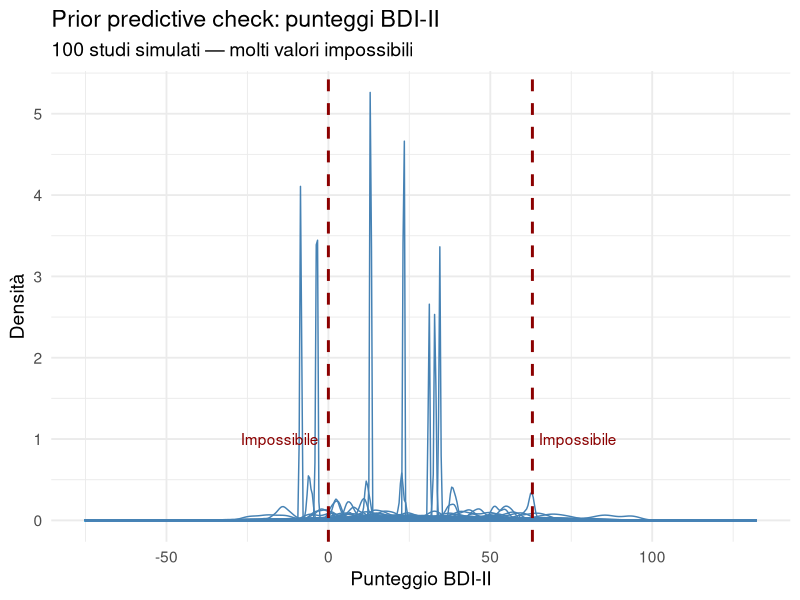
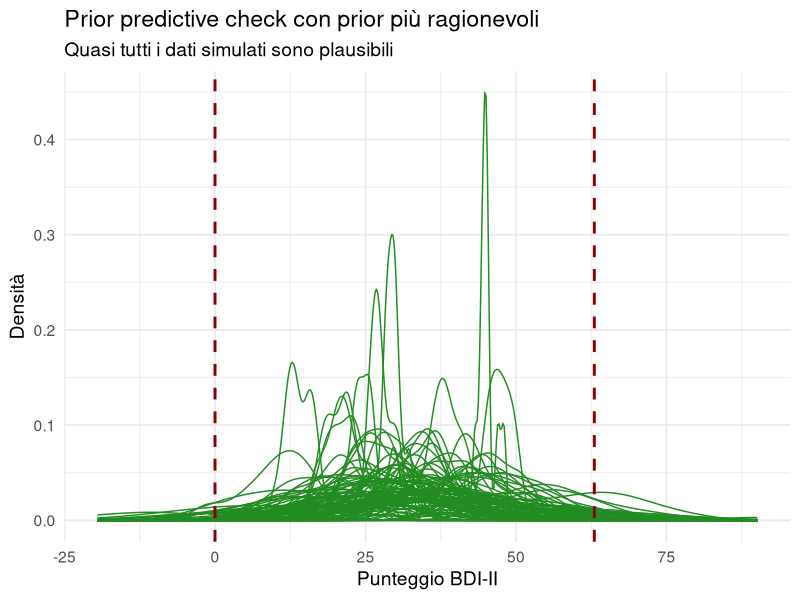
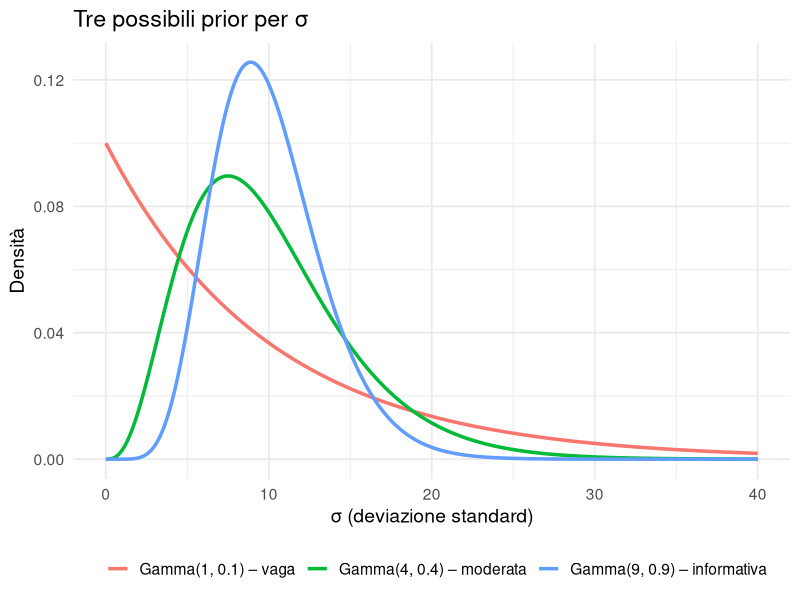
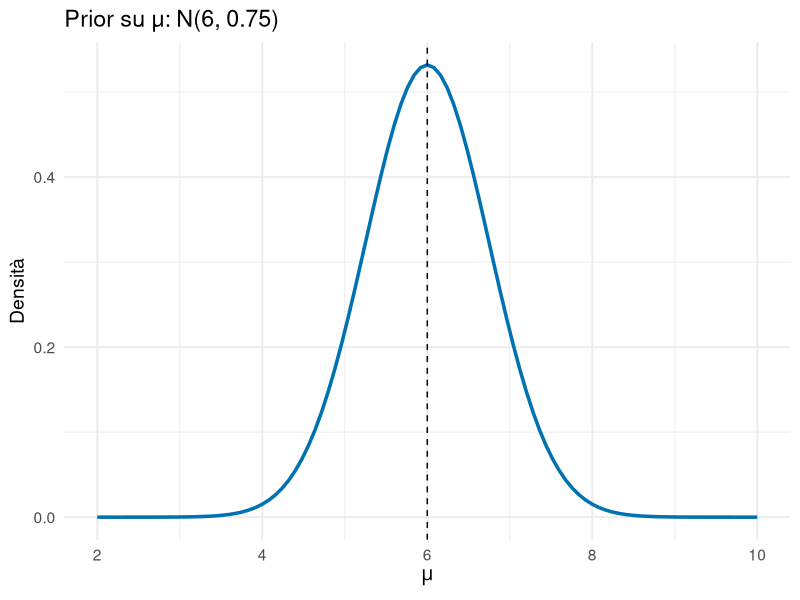
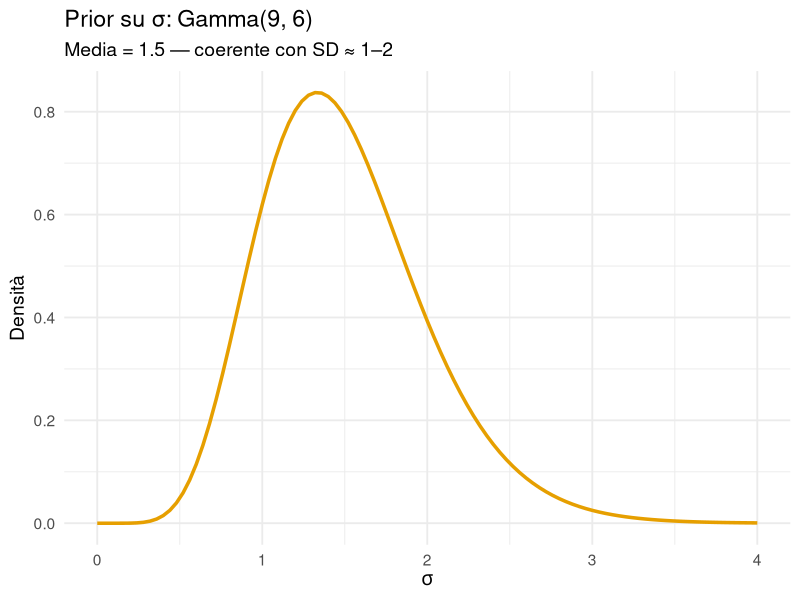
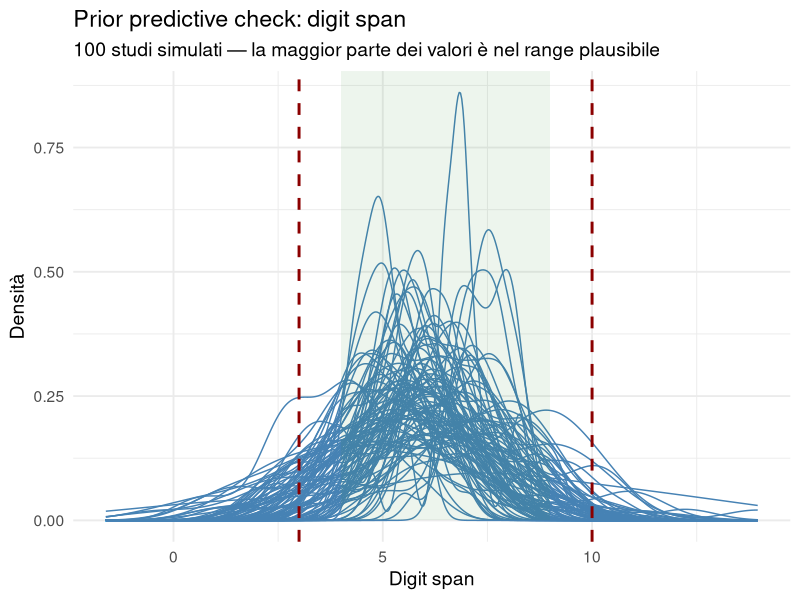

The R source for these figures, in order:
## ---- chunk 1
#| echo: false
library(ggplot2)
library(tidyr)
set.seed(42)
## ---- chunk 2
# Passo 1: Simuliamo UN SOLO studio

# 1. Scegliamo una prior per la media (mu)
mu_sim <- rnorm(n = 1, mean = 30, sd = 20)

# 2. Scegliamo una prior per la deviazione standard (sigma)
sigma_sim <- rexp(n = 1, rate = 0.1)

# 3. Generiamo i dati per 20 pazienti
n_pazienti <- 20
punteggi_simulati <- rnorm(
  n = n_pazienti,
  mean = mu_sim,
  sd = sigma_sim
)
## ---- chunk 3
# Vediamo i primi 6 punteggi
head(punteggi_simulati)
## ---- chunk 4
# Altro studio (altri parametri, altri dati)
mu_sim2 <- rnorm(1, mean = 30, sd = 20)
sigma_sim2 <- rexp(1, rate = 0.1)

punteggi_simulati2 <- rnorm(20, mean = mu_sim2, sd = sigma_sim2)
head(punteggi_simulati2)
## ---- chunk 5
# Numero di studi da simulare
n_sim <- 5000
n_pazienti <- 20

# Prior per mu: Normale(media=30, sd=20)
mu_sim <- rnorm(n_sim, mean = 30, sd = 20)

# Prior per sigma: Esponenziale(rate=0.1)
sigma_sim <- rexp(n_sim, rate = 0.1)

# Creiamo una lista vuota per i dati
dati_sim <- vector("list", n_sim)
## ---- chunk 6
# Riempiamo la lista: ogni elemento è uno studio
for (i in 1:n_sim) {
  dati_sim[[i]] <- rnorm(
    n = n_pazienti,
    mean = mu_sim[i],
    sd = sigma_sim[i]
  )
}

# Esempio: primi 6 punteggi del primo studio
head(dati_sim[[1]])
## ---- chunk 7
#| echo: false

# Scegliamo 100 studi a caso
set.seed(123)
indici_studi <- sample(1:n_sim, 100)

# Prepariamo i dati per ggplot
# Uniamo tutti i punteggi dei 100 studi in un unico dataframe
df_sim <- data.frame(
  valore = unlist(dati_sim[indici_studi]),
  simulazione = rep(1:100, each = n_pazienti)
)

# Grafico: una linea per studio (distribuzione dei punteggi)
ggplot(df_sim, aes(x = valore, group = simulazione)) +
  geom_density(alpha = 0.1, color = "steelblue") +
  geom_vline(xintercept = c(0, 63),
             color = "darkred", linewidth = 1, linetype = "dashed") +
  annotate("text", x = -15, y = 1,
           label = "Impossibile", color = "darkred") +
  annotate("text", x = 77, y = 1,
           label = "Impossibile", color = "darkred") +
  labs(title = "Prior predictive check: punteggi BDI-II",
       subtitle = "100 studi simulati — molti valori impossibili",
       x = "Punteggio BDI-II", y = "Densità") +
  theme_minimal(base_size = 14)
## ---- chunk 8
# Uniamo TUTTI i punteggi di tutti gli studi
tutti_i_valori <- unlist(dati_sim)

# Proporzioni
prop_negativi <- mean(tutti_i_valori < 0)
prop_troppo_alti <- mean(tutti_i_valori > 63)
## ---- chunk 9
cat("Valori < 0:", round(prop_negativi * 100, 1), "%\n")
cat("Valori > 63:", round(prop_troppo_alti * 100, 1), "%\n")
cat("Totale valori impossibili:",
    round((prop_negativi + prop_troppo_alti) * 100, 1), "%\n")
## ---- chunk 10
# Prior più informative
mu_sim_good <- rnorm(n_sim, mean = 32, sd = 8)

# Gamma per sigma: media 10
sigma_sim_good <- rgamma(n_sim, shape = 4, rate = 0.4)

# Simuliamo di nuovo
dati_sim_good <- vector("list", n_sim)
for (i in 1:n_sim) {
  dati_sim_good[[i]] <- rnorm(
    n_pazienti,
    mean = mu_sim_good[i],
    sd = sigma_sim_good[i]
  )
}
## ---- chunk 11
tutti_good <- unlist(dati_sim_good)

cat("Con prior più ragionevoli:\n")
cat("Valori < 0:", round(mean(tutti_good < 0) * 100, 2), "%\n")
cat("Valori > 63:", round(mean(tutti_good > 63) * 100, 2), "%\n")
## ---- chunk 12
#| echo: false

# Scelta indici per confronto
set.seed(123)
idx_sample <- sample(1:n_sim, 100)

df_good <- data.frame(
  valore = unlist(dati_sim_good[idx_sample]),
  simulazione = rep(1:100, each = n_pazienti)
)

ggplot(df_good, aes(x = valore, group = simulazione)) +
  geom_density(alpha = 0.1, color = "forestgreen") +
  geom_vline(xintercept = c(0, 63),
             color = "darkred", linewidth = 1, linetype = "dashed") +
  labs(title = "Prior predictive check con prior più ragionevoli",
       subtitle = "Quasi tutti i dati simulati sono plausibili",
       x = "Punteggio BDI-II", y = "Densità") +
  theme_minimal(base_size = 14)
## ---- chunk 13
#| echo: false

x_sigma <- seq(0, 40, length.out = 300)

df_sigma <- data.frame(
  x = rep(x_sigma, 3),
  y = c(dgamma(x_sigma, 1, 0.1),
        dgamma(x_sigma, 4, 0.4),
        dgamma(x_sigma, 9, 0.9)),
  Prior = rep(c("Gamma(1, 0.1) – vaga",
                "Gamma(4, 0.4) – moderata",
                "Gamma(9, 0.9) – informativa"),
              each = 300)
)

ggplot(df_sigma, aes(x = x, y = y, color = Prior)) +
  geom_line(linewidth = 1.2) +
  labs(title = "Tre possibili prior per σ",
       x = "σ (deviazione standard)", y = "Densità", color = "") +
  theme_minimal(base_size = 14) +
  theme(legend.position = "bottom")
## ---- chunk 14
simula_bdi <- function(sigma_prior_fn,
                       n_sim = 1000,
                       n_pazienti = 20) {
  
  # 1. Estraiamo le medie per ciascuno studio
  mu_sim <- rnorm(n_sim, mean = 32, sd = 8)
  
  # 2. Estraiamo le sigma dalla prior scelta
  sigma_sim <- sigma_prior_fn(n_sim)
  
  # 3. Generiamo i dati per ciascuno studio
  dati <- sapply(1:n_sim, function(i) {
    rnorm(n_pazienti,
          mean = mu_sim[i],
          sd   = sigma_sim[i])
  })
  
  # 4. Restituiamo tutti i valori come un unico vettore
  as.vector(dati)
}
## ---- chunk 15
dati_vaga <- simula_bdi(function(n) rgamma(n, 1, 0.1))
dati_moderata <- simula_bdi(function(n) rgamma(n, 4, 0.4))
dati_informativa <- simula_bdi(function(n) rgamma(n, 9, 0.9))
## ---- chunk 16
cat("Prior vaga – IQR:", round(IQR(dati_vaga), 1), "\n")
cat("Prior moderata – IQR:", round(IQR(dati_moderata), 1), "\n")
cat("Prior informativa – IQR:", round(IQR(dati_informativa), 1), "\n")
## ---- chunk 17
cat("\nValori fuori range (< 0 o > 63):\n")
cat("Prior vaga:", round(mean(dati_vaga < 0 | dati_vaga > 63) * 100, 1), "%\n")
cat("Prior moderata:", round(mean(dati_moderata < 0 | dati_moderata > 63) * 100, 1), "%\n")
cat("Prior informativa:", round(mean(dati_informativa < 0 | dati_informativa > 63) * 100, 1), "%\n")
## ---- chunk 18
#| echo: false

ggplot(data.frame(x = c(2, 10)), aes(x)) +
  stat_function(fun = dnorm,
                args = list(mean = 6, sd = 0.75),
                linewidth = 1.2,
                color = "#0072B2") +
  geom_vline(xintercept = 6, linetype = "dashed") +
  labs(title = "Prior su μ: N(6, 0.75)",
       x = expression(mu),
       y = "Densità") +
  theme_minimal(base_size = 14)
## ---- chunk 19
#| echo: false
ggplot(data.frame(x = c(0, 4)), aes(x)) +
  stat_function(fun = dgamma,
                args = list(shape = 9, rate = 6),
                linewidth = 1.2,
                color = "#E69F00") +
  labs(title = "Prior su σ: Gamma(9, 6)",
       subtitle = "Media = 1.5 — coerente con SD ≈ 1–2",
       x = expression(sigma),
       y = "Densità") +
  theme_minimal(base_size = 14)
## ---- chunk 20
cat("  Intervallo 95%:",
    round(qnorm(0.025, 6, 0.75), 1), "-",
    round(qnorm(0.975, 6, 0.75), 1), "\n\n")
## ---- chunk 21
cat("  Media:", round(9/6, 2), "\n")
cat("  Intervallo 95%:",
    round(qgamma(0.025, 9, 6), 2), "-",
    round(qgamma(0.975, 9, 6), 2), "\n")
## ---- chunk 22
# Prior su mu: media intorno a 6 (incertezza moderata)
prior_mu <- function(n) rnorm(n, mean = 6, sd = 0.75)

# Prior su sigma: variabilità tipica ~ 1-2
prior_sigma <- function(n) rgamma(n, shape = 9, rate = 6)  # media = 1.5
## ---- chunk 23
set.seed(1)

n_soggetti <- 25

# 1) estraiamo una possibile media e una possibile SD
mu_1 <- prior_mu(1)
sigma_1 <- prior_sigma(1)

# 2) generiamo i dati per 25 soggetti
digit_1 <- rnorm(n_soggetti, mean = mu_1, sd = sigma_1)
## ---- chunk 24
cat("Studio 1: mu =", round(mu_1, 2), "| sigma =", round(sigma_1, 2), "\n")
digit_1
## ---- chunk 25
mu_2 <- prior_mu(1)
sigma_2 <- prior_sigma(1)

digit_2 <- rnorm(n_soggetti, mean = mu_2, sd = sigma_2)
digit_2
## ---- chunk 26
set.seed(123)

n_sim <- 5000
n_soggetti <- 25

# 1) parametri per ciascuno studio
mu_sim <- prior_mu(n_sim)
sigma_sim <- prior_sigma(n_sim)
## ---- chunk 27
dati_digit <- vector("list", n_sim)
## ---- chunk 28
for (i in 1:n_sim) {
  dati_digit[[i]] <- rnorm(n_soggetti, mean = mu_sim[i], sd = sigma_sim[i])
}
## ---- chunk 29
tutti_digit <- unlist(dati_digit)
## ---- chunk 30
cat("Media:", round(mean(tutti_digit), 2), "\n")
cat("SD:", round(sd(tutti_digit), 2), "\n")
cat("Range:", round(min(tutti_digit), 1), "-", round(max(tutti_digit), 1), "\n\n")
## ---- chunk 31
cat("Valori fuori dal range plausibile (< 3 o > 10):\n")
cat(round(mean(tutti_digit < 3 | tutti_digit > 10) * 100, 1), "%\n")
## ---- chunk 32
#| echo: false
#| fig-height: 4.5

set.seed(123)
idx <- sample(1:n_sim, 100)

df_digit_lines <- data.frame(
  valore = unlist(dati_digit[idx]),
  studio = rep(1:100, each = n_soggetti)
)

ggplot(df_digit_lines, aes(x = valore, group = studio)) +
  geom_density(alpha = 0.1, color = "steelblue") +
  geom_vline(xintercept = c(3, 10), color = "darkred",
             linewidth = 1, linetype = "dashed") +
  annotate("rect", xmin = 4, xmax = 9, ymin = 0, ymax = Inf,
           fill = "forestgreen", alpha = 0.08) +
  labs(title = "Prior predictive check: digit span",
       subtitle = "100 studi simulati — la maggior parte dei valori è nel range plausibile",
       x = "Digit span", y = "Densità") +
  theme_minimal(base_size = 14)
